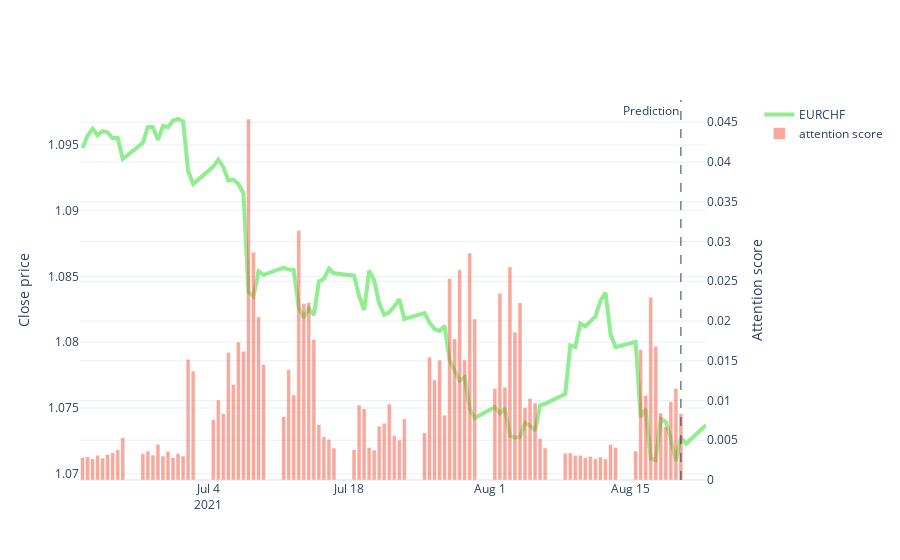

Notebook code cell kept with this figure:
### Code cell
fig = make_subplots(specs=[[{"secondary_y": True}]])
fig.update_layout(template='plotly_white')
fig.add_trace(go.Scatter(x=sequence['datetime'], y=sequence['close'], name='EURCHF',
                    line=dict(color='lightgreen', width=4)))
fig.add_trace(go.Bar(x=sequence['datetime'], y=average_score_per_day['head_0'], name='attention score',opacity=0.5), secondary_y=True)
fig.add_vline(x=sequence.iloc[config.seq_len-1,:]['datetime'].timestamp() * 1000, line_width=1, line_dash="dash", 
              annotation_text="Prediction", annotation_position="top left")
fig.update_yaxes(title_text="Close price", secondary_y=False)
fig.update_yaxes(title_text='Attention score', secondary_y=True)
